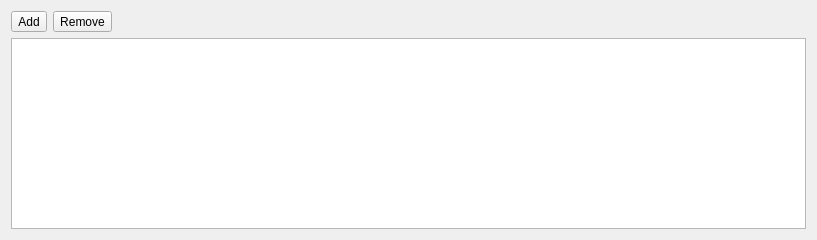
<?xml version="1.0" encoding="UTF-8"?>
<ui version="4.0">
 <class>SubscriptionsWidget</class>
 <widget class="QWidget" name="SubscriptionsWidget">
  <property name="geometry">
   <rect>
    <x>0</x>
    <y>0</y>
    <width>817</width>
    <height>240</height>
   </rect>
  </property>
  <layout class="QVBoxLayout" name="subscriptionsLayout">
   <item>
    <layout class="QHBoxLayout" name="subscriptionsToolbarLayout">
     <item>
      <widget class="ThemedToolButton" name="addSubscriptionButton">
       <property name="text">
        <string>Add</string>
       </property>
       <property name="toolButtonStyle">
        <enum>Qt::ToolButtonStyle::ToolButtonTextBesideIcon</enum>
       </property>
      </widget>
     </item>
     <item>
      <widget class="ThemedToolButton" name="removeSubscriptionButton">
       <property name="text">
        <string>Remove</string>
       </property>
       <property name="toolButtonStyle">
        <enum>Qt::ToolButtonStyle::ToolButtonTextBesideIcon</enum>
       </property>
      </widget>
     </item>
     <item>
      <spacer name="subscriptionsToolbarSpacer">
       <property name="orientation">
        <enum>Qt::Orientation::Horizontal</enum>
       </property>
       <property name="sizeHint" stdset="0">
        <size>
         <width>40</width>
         <height>20</height>
        </size>
       </property>
      </spacer>
     </item>
    </layout>
   </item>
   <item>
    <widget class="TableView" name="subscriptionsTable"/>
   </item>
  </layout>
 </widget>
 <customwidgets>
  <customwidget>
   <class>ThemedToolButton</class>
   <extends>QToolButton</extends>
   <header>widgets/themedtoolbutton.h</header>
  </customwidget>
  <customwidget>
   <class>TableView</class>
   <extends>QTableView</extends>
   <header>widgets/tableview.h</header>
  </customwidget>
 </customwidgets>
 <resources/>
 <connections/>
</ui>
